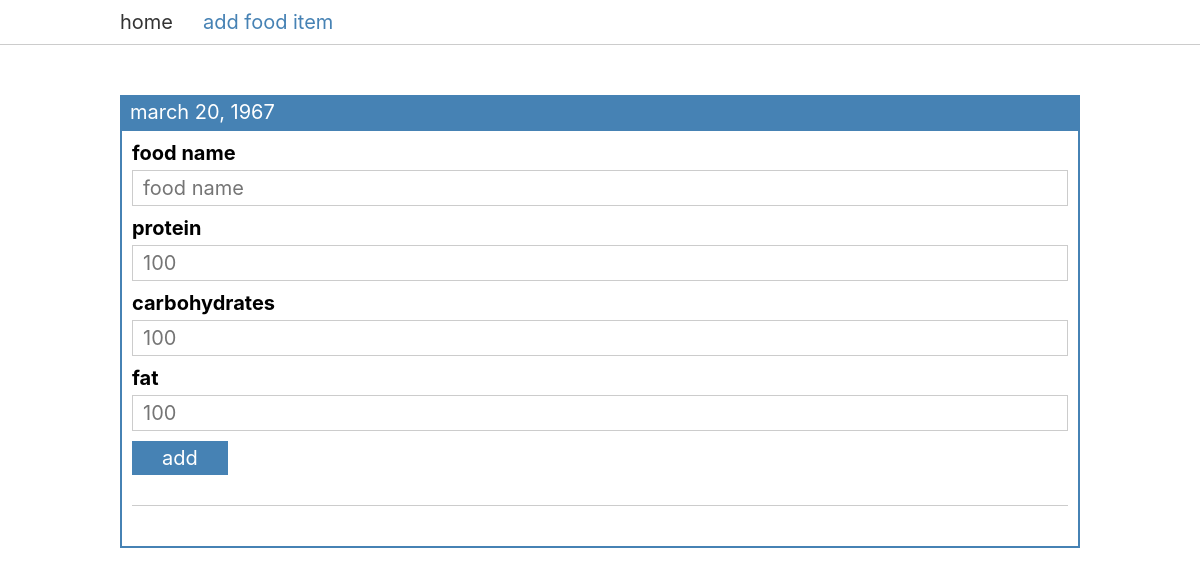
The page /addfood on the database as committed earlier.
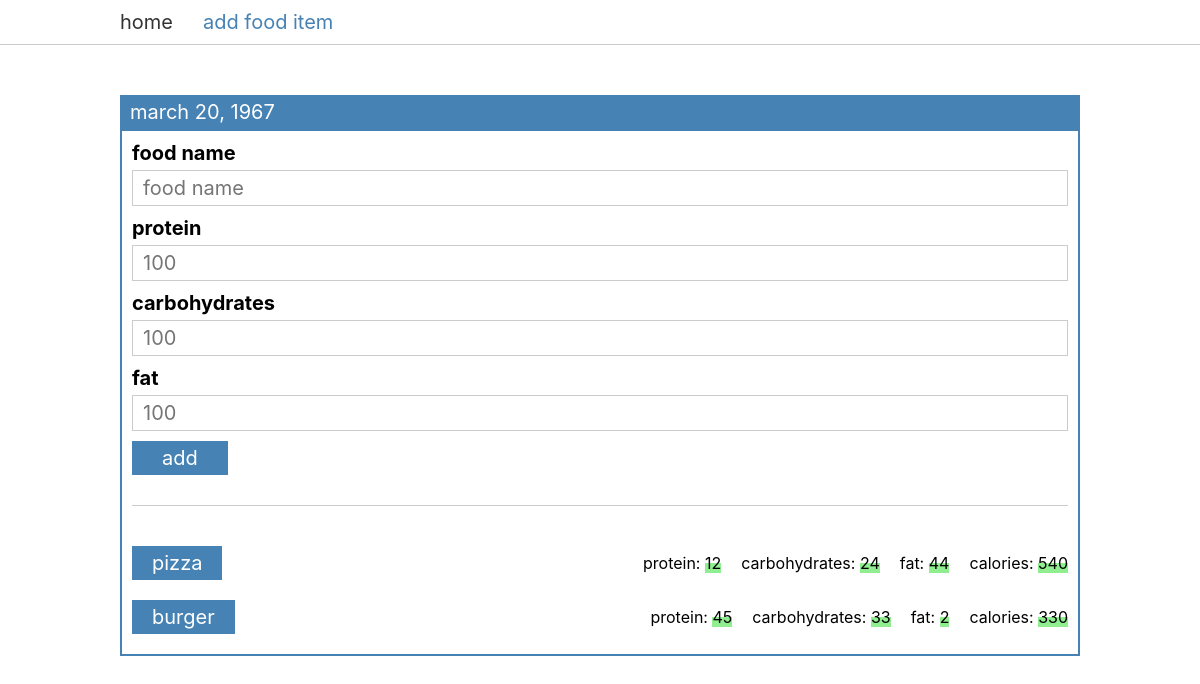
The same page on the database as committed later.
### tables this page shows
CREATE TABLE food (
    id integer primary key autoincrement,
    name text not null,
    protein integer not null,
    carbohydrates integer not null,
    fat integer not null,
    calories integer not null
);

### app.py (the view, shortened to what this page needs)
@app.route("/addfood", methods=["GET", "POST"])
def addfood():
    db = get_db()
    cur = db.execute("select name, protein, carbohydrates, fat, calories from food")
    results = cur.fetchall()
    return render_template("addfood.html", results=results)

### app.py (called while the page is built)
def connect_db():
    sql = sqlite3.connect("./food_log.db")
    sql.row_factory = sqlite3.Row   # replace tuples with dicts
    return sql

def get_db():
    if not hasattr(g, "sqlite3"):
        g.sqlite_db = connect_db()
    return g.sqlite_db

### templates/addfood.html (shortened to what this page needs)
{% extends "base.html" %}
{% block header %}
    <header class="header">
        <div class="container">
            <nav class="nav">
                <ul class="nav__list">
                    <li class="nav__item">
                        <a href="/" class="nav__link">home</a>
                    </li>
                    <li class="nav__item">
                        <a class="nav__link nav__link--active">add food item</a>
                    </li>
                </ul>
            </nav>
        </div>
    </header>
{% endblock %}
{% block content %}
    <div class="panel-day">
        <h1 class="panel__heading">march 20, 1967</h1>
        <div class="panel-day__body">
            <form class="form" action="/addfood" method="post">
                <div class="form__field">
                    <label class="form__label">food name</label>
                    <input class="form__input" type="text" name="food_name" placeholder="food name">
                </div>
                <div class="form__field">
                    <label class="form__label">protein</label>
                    <input class="form__input" type="number" name="protein" placeholder="100">
                </div>
                <div class="form__field">
                    <label class="form__label">carbohydrates</label>
                    <input class="form__input" type="number" name="carbohydrates" placeholder="100">
                </div>
                <div class="form__field">
                    <label class="form__label">fat</label>
                    <input class="form__input" type="number" name="fat" placeholder="100">
                </div>
                <button class="btn form__btn" type="submit">add</button>
            </form>
            <hr>
            <ul class="day-foods added-food">
                {% for food in results %}
                    <li class="panel__body panel__body--unbordered">
                        <span class="panel__title">{{ food["name"] }}</span>
                        <ul class="panel__details">
                            <li class="panel__detail">
                                protein: <span>{{ food["protein"] }}</span>
                            </li>
                            <li class="panel__detail">
                                carbohydrates: <span>{{ food["carbohydrates"] }}</span>
                            </li>
                            <li class="panel__detail">
                                fat: <span>{{ food["fat"] }}</span>
                            </li>
                            <li class="panel__detail">
                                calories: <span>{{ food["calories"] }}</span>
                            </li>
                        </ul>
                    </li>
                {% endfor %}
            </ul>
        </div>
    </div>
{% endblock %}

### templates/base.html (shortened to what this page needs)
<!doctype html>
<html lang="en">
<head>
    <link rel="stylesheet" href="{{ url_for('static', filename='css/global.css') }}">
</head>
<body>
    {% block header %}{% endblock %}
    <main class="main">
        <div class="container">
            {% block content %}
            {% endblock %}
        </div>
    </main>
</body>
</html>

### static/css/global.css (style rules this page uses)
*, *::after, *::before { padding: 0; margin: 0; font-family: -apple-system, BlinkMacSystemFont, 'Segoe UI', Roboto, Oxygen, Ubuntu, Cantarell, 'Open Sans', 'Helvetica Neue', sans-serif; box-sizing: border-box; }
.container { width: 100%; padding: 0 20px; margin: 0 auto; }
@media (min-width:768px) { .container { width: 80%; } }
@media (min-width:1200px) { .container { width: 1000px; } }
.btn { padding: 5px 30px; font-size: 20px; color: #fff; background-color: steelblue; border: none; cursor: pointer; }
.header { margin-bottom: 50px; border-bottom: 1px solid #ccc; }
.nav__list { display: flex; align-items: center; list-style: none; }
.nav__link { display: block; padding: 10px 30px 10px 0; font-size: 20px; color: #333; text-decoration: none; }
.nav__link--active { color: steelblue; }
.form { display: flex; flex-direction: column; align-items: flex-start; }
.form__field { display: flex; flex-direction: column; align-items: stretch; width: 100%; }
.form__label { margin-bottom: 5px; font-size: 20px; font-weight: 700; }
.form__input { flex-grow: 1; padding: 5px 10px; margin-bottom: 10px; font-size: 20px; border-radius: 0; border: 1px solid #ccc; }
hr { margin: 30px 0; border: none; border-top: 1px solid #ccc; }
.panel__heading { padding: 5px 10px; font-size: 20px; font-weight: 400; color: #fff; background-color: steelblue; }
.panel__body { display: flex; align-items: center; justify-content: space-between; padding: 10px; border: 2px solid steelblue; }
.panel-day__body { padding: 10px; border: 2px solid steelblue; }
.panel__body--unbordered { padding: 10px 0; border: none; }
.panel__title { padding: 5px 20px; font-size: 20px; color: #fff; background-color: steelblue; }
.panel__details { display: flex; align-items: center; gap: 20px; list-style: none; }
.panel__detail { font-size: 16px; }
.panel__detail span { position: relative; }
.panel__detail span::after { content: ''; position: absolute; bottom: 0; left: 0; right: 0; z-index: -1; display: block; height: 10px; background-color: lightgreen; }

Rows that differ between the two databases and show on the page:
added food: name "pizza", protein "12", carbohydrates "24", fat "44", calories "540"
added food: name "burger", protein "45", carbohydrates "33", fat "2", calories "330"
